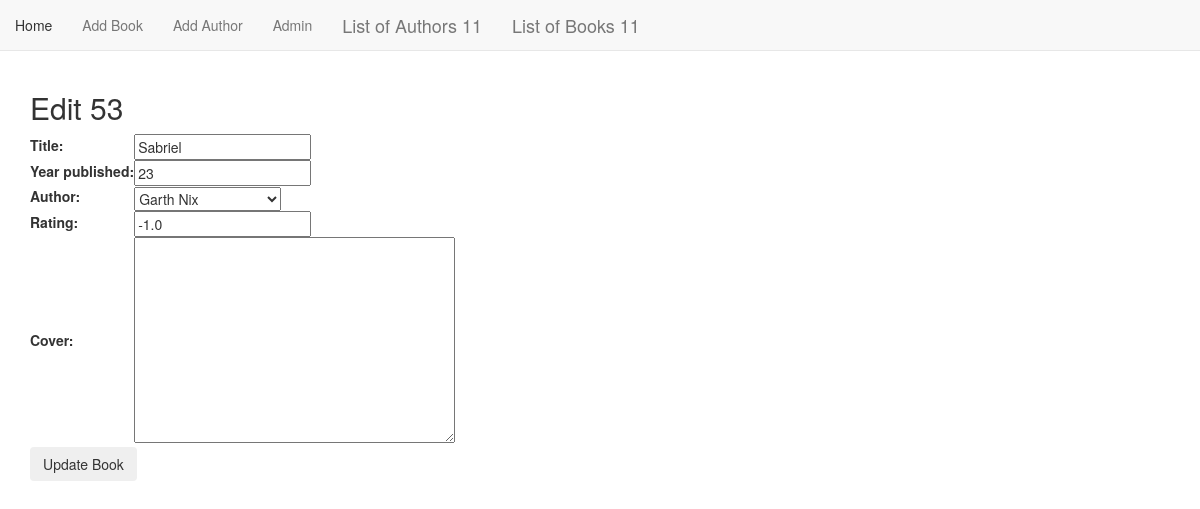
Page /books/update/53/ on the committed database.
### book_app/models.py (models this page shows, shortened)
class Book(models.Model):
    title = models.CharField(max_length=255)
    year_published = models.IntegerField(null=True)
    author = models.ForeignKey(
        Author, related_name='book', on_delete=models.CASCADE)
    rating = models.FloatField(null=True)
    cover = models.TextField(blank=True)

### book_app/views.py (the view, shortened to what this page needs)
# urls.py: path('books/update/<str:pk>/', views.BookUpdate.as_view(), name='book_update'),
class BookUpdate(UpdateView):
    model = models.Book
    fields = '__all__'
    template_name = 'book_app/book_form.html'
    success_url = reverse_lazy('book_app:book_list')

### book_app/models.py (called while the page is built)
    def __str__(self):
        return self.name

### book_app/templates/book_app/book_form.html (shortened to what this page needs)
{% extends "book_app/book_app_base.html" %}
{% block body_block %}
{% if object %}
<h2>Edit
    <span class="teal-text">{{object.id}}</span></h2>
    {% else %}
    <h2>Add Book</h2>
    {% endif %}
    <form action="" method="POST">
        <table>
            {{form.as_table}}
        </table>
        <input type="submit" value="{% if object %}Update{% else %}Create{% endif %} Book" class="btn">
    </form>
{% endblock %}

### rows in the picture
Book: id "53", title "Sabriel", year_published "23", author "Garth Nix", rating "-1.0"
